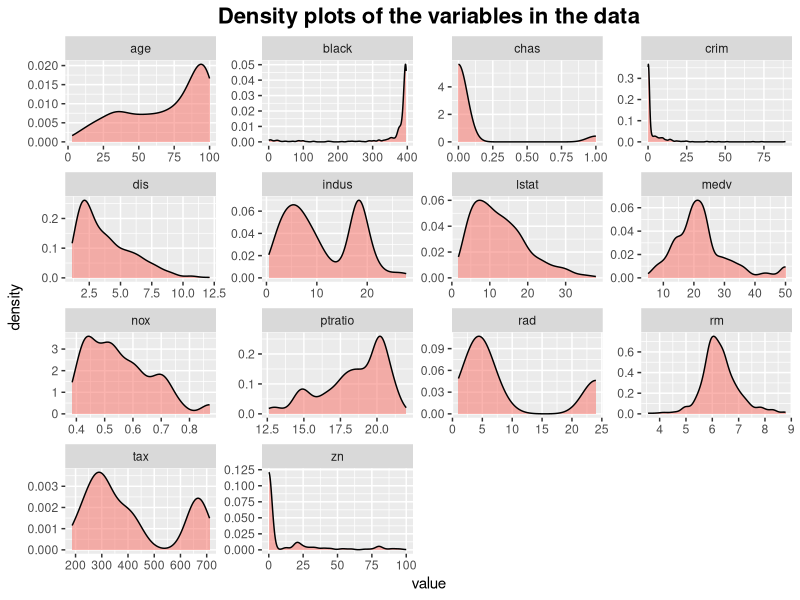
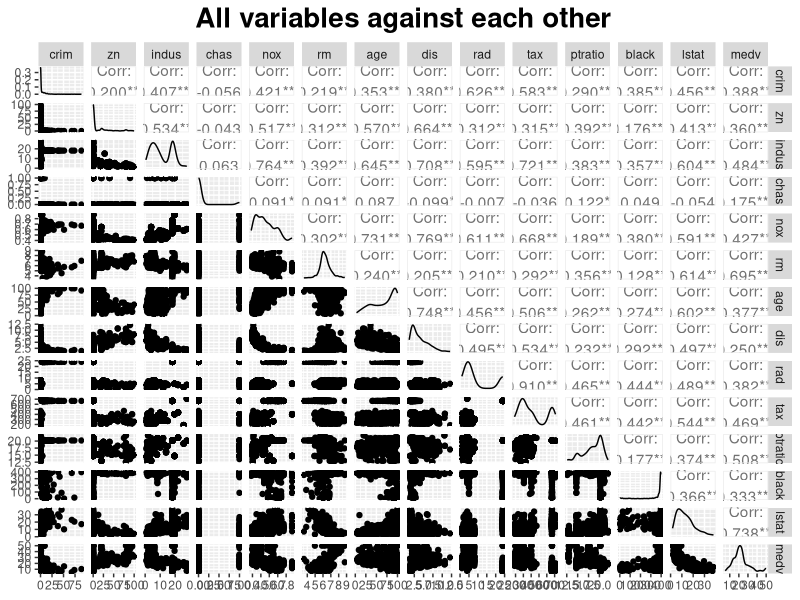
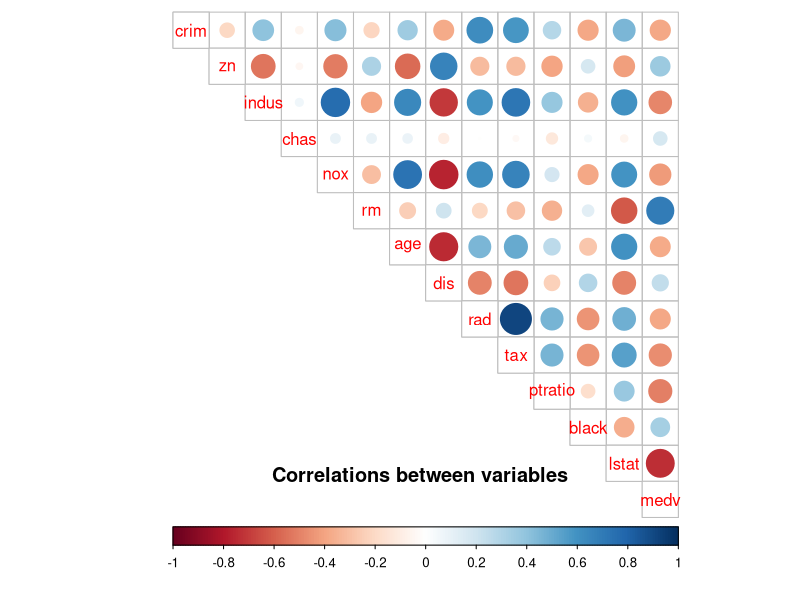
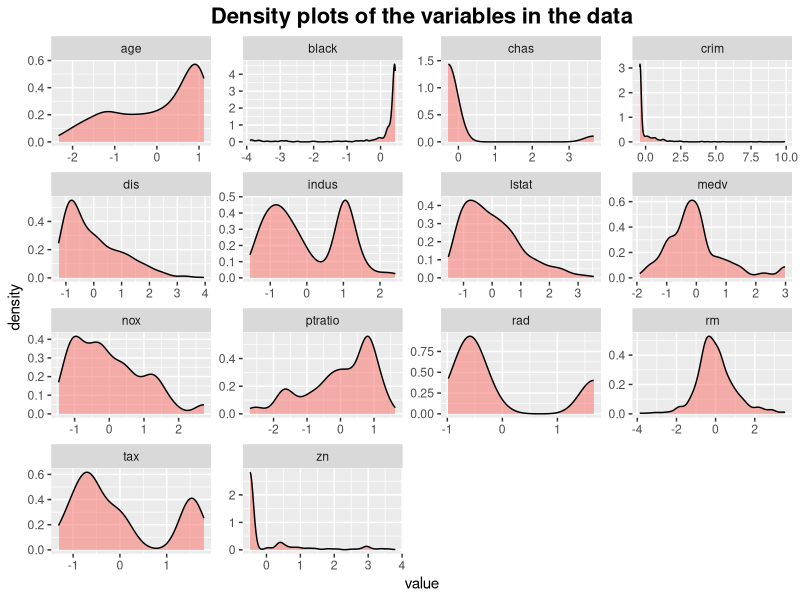
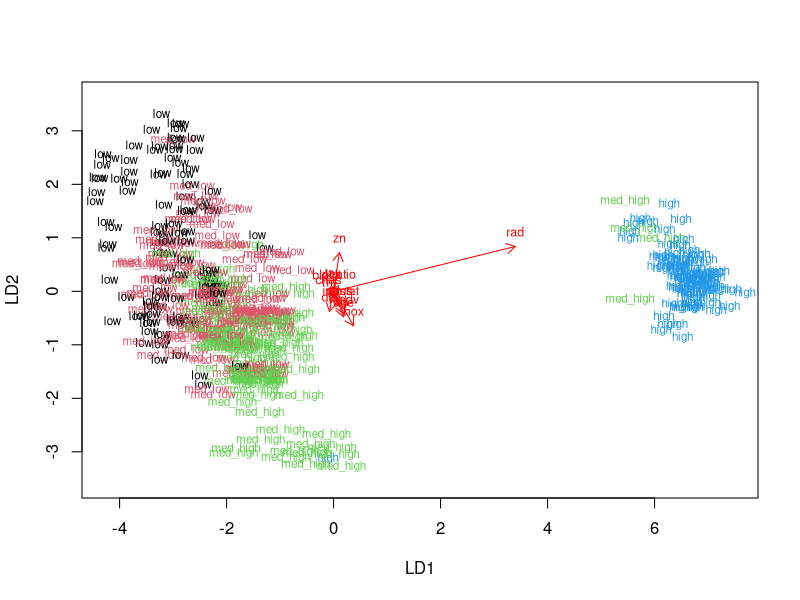
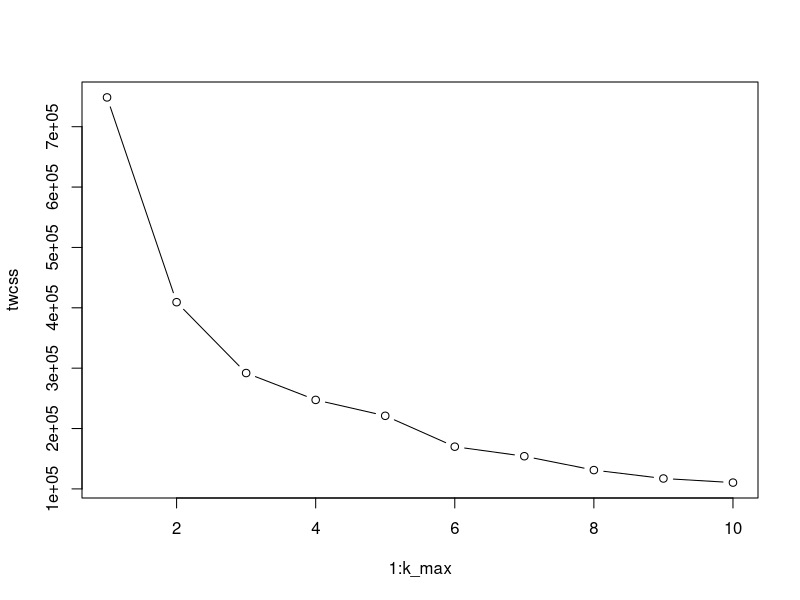
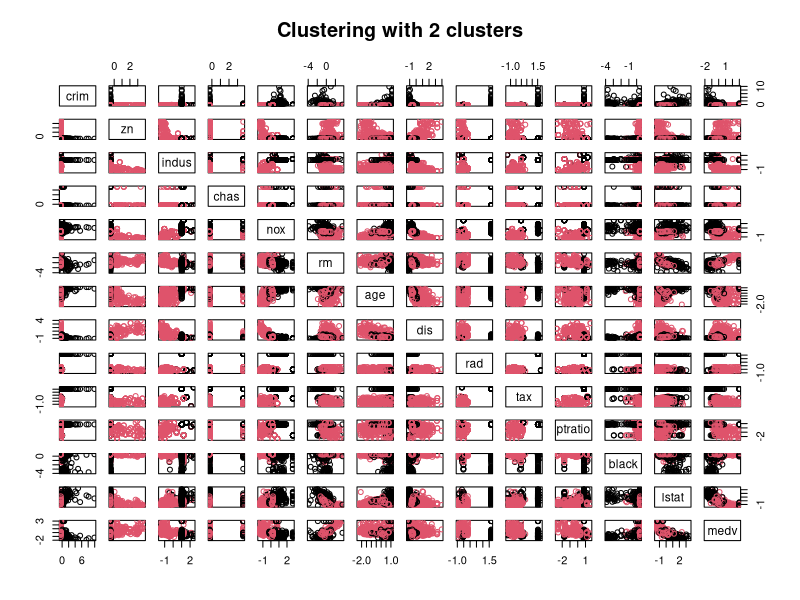

The R script that drew these images, in order:
## ---- chunk 1
#Call the MASS package
library(MASS)

#Load the data
data("Boston")
## ---- chunk 2
#Explore the data
str(Boston)
summary(Boston)
## ---- chunk 3
#Access the tidyverse libraries tidyr, dplyr, ggplot2
library(tidyr); library(dplyr); library(ggplot2)
## ---- chunk 4
#Use gather() to gather columns into key-value pairs and then glimpse() at the resulting data
gather(Boston) %>% glimpse

#Draw a density plot of each variable
gather(Boston) %>% ggplot(aes(value,fill="#99999",alpha=0.3)) + facet_wrap("key", scales = "free") + 
  geom_density() +
  ggtitle("Density plots of the variables in the data") +
  theme(plot.title = element_text(hjust = 0.5,size=16,face='bold'),legend.position="none")
## ---- chunk 5
library("GGally")
## ---- chunk 6
#Create and draw a more advanced plot matrix with ggpairs()
p2 <- ggpairs(Boston,  
             lower = list(combo = wrap("facethist", bins = 20))) +
  ggtitle("All variables against each other") +
  theme(plot.title = element_text(hjust = 0.5,size=20,face='bold'))
p2
## ---- chunk 7
#Calculate the correlation matrix and round it
cor_matrix<-cor(Boston)

library(corrplot)
#Visualize the correlation matrix
corrplot(cor_matrix, method="circle", type="upper",cl.pos="b",tl.pos="d",tl.cex=1.0)
title("Correlations between variables",line=-20)
## ---- chunk 8
#Center and standardize variables
boston_scaled <- scale(Boston)

#Summaries of the scaled variables
summary(boston_scaled)
#Make boston_scaled into a dataframe
boston_scaled<-as.data.frame(boston_scaled)
## ---- chunk 9
#Use gather() to gather columns into key-value pairs and then glimpse() at the resulting data
gather(boston_scaled) %>% glimpse

#Draw a density plot of each variable
gather(boston_scaled) %>% ggplot(aes(value,fill="#99999",alpha=0.3)) + facet_wrap("key", scales = "free") + 
  geom_density() +
  ggtitle("Density plots of the variables in the data") +
  theme(plot.title = element_text(hjust = 0.5,size=16,face='bold'),legend.position="none")
## ---- chunk 10
#Save the scaled crim as scaled_crim
scaled_crim <- boston_scaled$crim

#Summary of the scaled_crim
summary(scaled_crim)

#Create a quantile vector of crim and print it
bins <- quantile(scaled_crim)
bins

#Create a categorical variable 'crime'
crime <- cut(scaled_crim, breaks = bins, include.lowest = TRUE, label=c("low","med_low","med_high","high"))

#Remove original crim from the dataset
boston_scaled <- dplyr::select(boston_scaled, -crim)

#Add the new categorical value to scaled data
boston_scaled <- data.frame(boston_scaled, crime)

## ---- chunk 11
#Save the number of rows in the Boston dataset into n
n <- nrow(boston_scaled)

#Choose randomly 80% of the rows
ind <- sample(n,  size = n * 0.8)

#Create train set
train <- boston_scaled[ind,]

#Create test set 
test <- boston_scaled[-ind,]
## ---- chunk 12
#Linear discriminant analysis
lda.fit <- lda(crime ~ . , data = train)

#Print the lda.fit object
lda.fit

#The function for lda biplot arrows
lda.arrows <- function(x, myscale = 1, arrow_heads = 0.1, color = "red", tex = 0.75, choices = c(1,2)){
  heads <- coef(x)
  arrows(x0 = 0, y0 = 0, 
         x1 = myscale * heads[,choices[1]], 
         y1 = myscale * heads[,choices[2]], col=color, length = arrow_heads)
  text(myscale * heads[,choices], labels = row.names(heads), 
       cex = tex, col=color, pos=3)
}

#Target classes as numeric
classes <- as.numeric(train$crime)
## ---- chunk 13
#Plot the lda results
plot(lda.fit, dimen = 2,col=classes,pch=classes)
lda.arrows(lda.fit, myscale=1)
## ---- chunk 14
#Save the correct classes from test data
correct_classes <- test$crime

#Remove the crime variable from test data
test <- dplyr::select(test, -crime)
## ---- chunk 15
#Predict classes with test data
lda.pred <- predict(lda.fit, newdata = test)

#Cross tabulate the results
table(correct = correct_classes, predicted = lda.pred$class)

## ---- chunk 16
data("Boston")
#Center and standardize variables
boston_scaled <- scale(Boston)
#Make boston_scaled into a dataframe
boston_scaled<-as.data.frame(boston_scaled)
## ---- chunk 17
#Euclidean distance matrix
dist_eu <- dist(boston_scaled)
## ---- chunk 18
#k-means clustering
km <-kmeans(dist_eu, centers = 15)
## ---- chunk 19
#Determine the number of clusters
k_max <- 10

#Calculate the total within sum of squares
twcss <- sapply(1:k_max, function(k){kmeans(dist_eu, k)$tot.withinss})
## ---- chunk 20
#Visualize the results
plot(1:k_max, twcss, type='b')
## ---- chunk 21
#k-means clustering
km <-kmeans(dist_eu, centers = 2)
## ---- chunk 22
pairs(boston_scaled, col = km$cluster,main="Clustering with 2 clusters")
